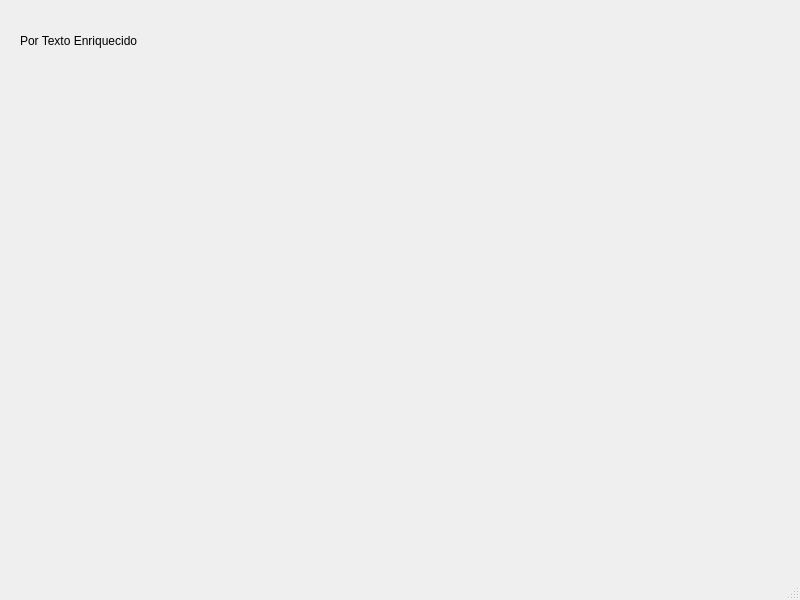
<?xml version="1.0" encoding="UTF-8"?>
<ui version="4.0">
 <class>MainWindow</class>
 <widget class="QMainWindow" name="MainWindow">
  <property name="geometry">
   <rect>
    <x>0</x>
    <y>0</y>
    <width>800</width>
    <height>600</height>
   </rect>
  </property>
  <property name="windowTitle">
   <string>MainWindow</string>
  </property>
  <widget class="QWidget" name="centralwidget">
   <widget class="QLabel" name="label">
    <property name="geometry">
     <rect>
      <x>20</x>
      <y>20</y>
      <width>191</width>
      <height>41</height>
     </rect>
    </property>
    <property name="text">
     <string>Por Texto Enriquecido</string>
    </property>
   </widget>
   <widget class="QLabel" name="label_2">
    <property name="geometry">
     <rect>
      <x>0</x>
      <y>60</y>
      <width>271</width>
      <height>301</height>
     </rect>
    </property>
    <property name="text">
     <string>&lt;html&gt;&lt;head/&gt;&lt;body&gt;&lt;p&gt;&lt;img src=&quot;:/Comidas/chips.png&quot;/&gt;&lt;/p&gt;&lt;/body&gt;&lt;/html&gt;</string>
    </property>
   </widget>
  </widget>
  <widget class="QMenuBar" name="menubar">
   <property name="geometry">
    <rect>
     <x>0</x>
     <y>0</y>
     <width>800</width>
     <height>26</height>
    </rect>
   </property>
  </widget>
  <widget class="QStatusBar" name="statusbar"/>
 </widget>
 <resources>
  <include location="recursos.qrc"/>
 </resources>
 <connections/>
</ui>
